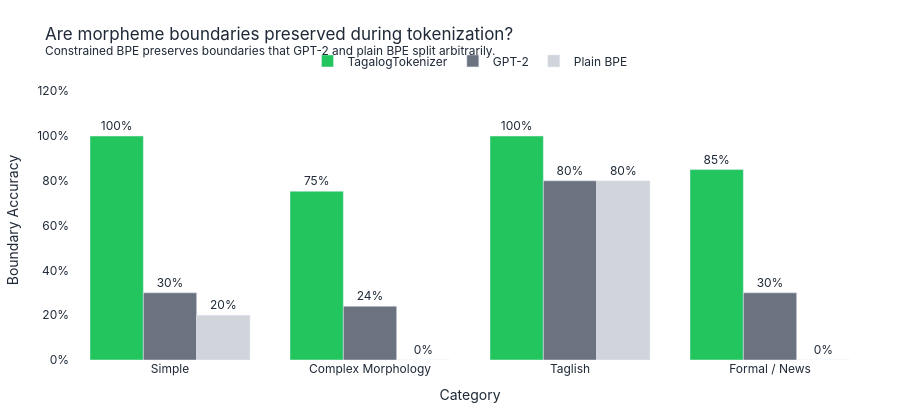

Notebook code for this chart:
### Markdown cell above
## Do token boundaries respect morpheme boundaries?
*A score of 1.0 means every morpheme boundary aligns with a token split. Measured for all three tokenizers.*

### Code cell
morph_accs, gpt2_accs, plain_accs = [], [], []
for cat in cat_names:
    cat_results = [r for r in results if r["category"] == cat]
    morph_accs.append(sum(r["morph_acc"] for r in cat_results) / len(cat_results))
    gpt2_accs.append(sum(r["gpt2_acc"] for r in cat_results) / len(cat_results))
    plain_accs.append(sum(r["plain_acc"] for r in cat_results) / len(cat_results))

fig3 = go.Figure()
fig3.add_trace(go.Bar(name="TagalogTokenizer", x=cat_names, y=morph_accs, marker_color=GREEN,
    text=[f"{v:.0%}" for v in morph_accs], textposition="outside"))
fig3.add_trace(go.Bar(name="GPT-2", x=cat_names, y=gpt2_accs, marker_color=GREY,
    text=[f"{v:.0%}" for v in gpt2_accs], textposition="outside"))
fig3.add_trace(go.Bar(name="Plain BPE", x=cat_names, y=plain_accs, marker_color=GREY_LIGHT,
    text=[f"{v:.0%}" for v in plain_accs], textposition="outside"))

fig3.update_layout(
    **LAYOUT_DEFAULTS,
    title=dict(text="Are morpheme boundaries preserved during tokenization?<br>"
               "<sup>Constrained BPE preserves boundaries that GPT-2 and plain BPE split arbitrarily.</sup>"),
    xaxis_title="Category", yaxis_title="Boundary Accuracy",
    yaxis=dict(range=[0, 1.25], tickformat=".0%"),
    barmode="group", legend=dict(orientation="h", y=1.12, x=0.5, xanchor="center"),
    height=420,
)
fig3.show()

### Figure 1 — Plotly figure (JSON) as saved in the notebook; plotly's stock layout.template omitted (floating-point values rounded to 4 significant figures)
{"data": [{"marker": {"color": "#22c55e"}, "name": "TagalogTokenizer", "text": ["100%", "75%", "100%", "85%"], "textposition": "outside", "type": "bar", "x": ["Simple", "Complex Morphology", "Taglish", "Formal / News"], "y": [1, 0.7533, 1, 0.85]}, {"marker": {"color": "#6b7280"}, "name": "GPT-2", "text": ["30%", "24%", "80%", "30%"], "textposition": "outside", "type": "bar", "x": ["Simple", "Complex Morphology", "Taglish", "Formal / News"], "y": [0.3, 0.24, 0.8, 0.3]}, {"marker": {"color": "#d1d5db"}, "name": "Plain BPE", "text": ["20%", "0%", "80%", "0%"], "textposition": "outside", "type": "bar", "x": ["Simple", "Complex Morphology", "Taglish", "Formal / News"], "y": [0.2, 0, 0.8, 0]}], "layout": {"barmode": "group", "font": {"color": "#1f2937", "family": "Inter, sans-serif"}, "height": 420, "legend": {"orientation": "h", "x": 0.5, "xanchor": "center", "y": 1.12}, "margin": {"b": 60, "l": 60, "r": 30, "t": 80}, "paper_bgcolor": "#ffffff", "plot_bgcolor": "#ffffff", "title": {"text": "Are morpheme boundaries preserved during tokenization?<br><sup>Constrained BPE preserves boundaries that GPT-2 and plain BPE split arbitrarily.</sup>"}, "xaxis": {"title": {"text": "Category"}}, "yaxis": {"range": [0, 1.25], "tickformat": ".0%", "title": {"text": "Boundary Accuracy"}}}}
